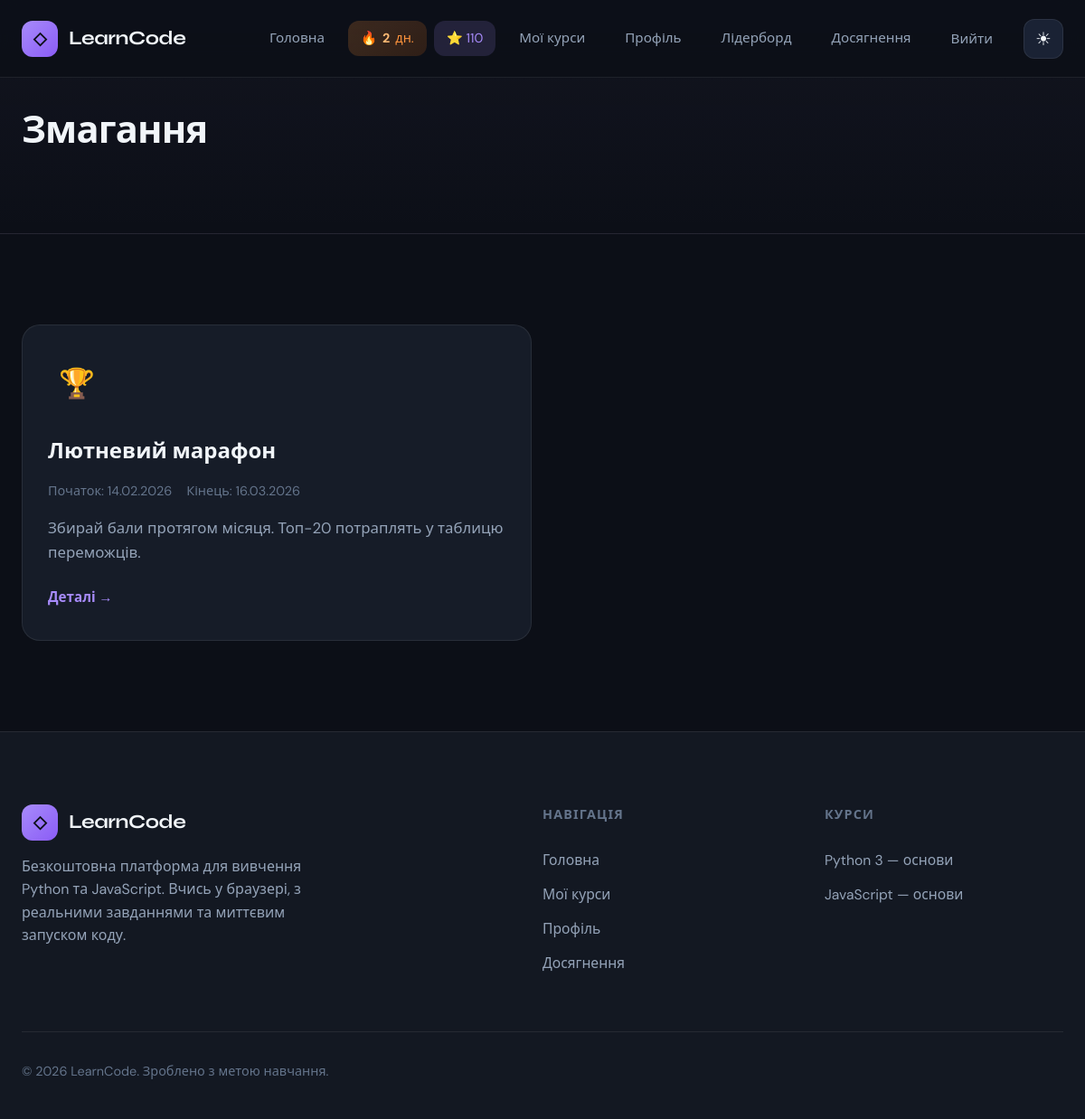
The page /competitions/ (signed in) on the database its author committed.
### courses/models.py (models this page shows, shortened)
class Competition(models.Model):
    name = models.CharField('Назва', max_length=200)
    slug = models.SlugField(unique=True)
    description = models.TextField('Опис', blank=True)
    start_at = models.DateTimeField('Початок')
    end_at = models.DateTimeField('Кінець')
    is_active = models.BooleanField('Активне', default=True)
    created_at = models.DateTimeField(auto_now_add=True)
    class Meta:
        verbose_name = 'Змагання'
        verbose_name_plural = 'Змагання'

class Course(models.Model):
    LANG_CHOICES = [
        ('python', 'Python'),
        ('javascript', 'JavaScript'),
    ]
    title = models.CharField('Назва', max_length=200)
    slug = models.SlugField(unique=True)
    language = models.CharField('Мова', max_length=20, choices=LANG_CHOICES)
    short_description = models.CharField('Короткий опис', max_length=300)
    description = models.TextField('Опис')
    duration_hours = models.PositiveIntegerField('Тривалість (год)', default=24)
    level = models.CharField('Рівень', max_length=50, default='Початковий')
    order = models.PositiveIntegerField('Порядок', default=0)
    icon = models.CharField('Іконка/емодзі', max_length=10, default='🐍')
    color = models.CharField('Колір (hex)', max_length=7, default='#3776ab')  # Python blue / JS yellow
    is_published = models.BooleanField('Опубліковано', default=True)
    created_at = models.DateTimeField(auto_now_add=True)
    class Meta:
        ordering = ['order', 'title']
        verbose_name = 'Курс'
        verbose_name_plural = 'Курси'

### courses/views.py (the view)
# urls.py: path('competitions/', views.competition_list, name='competition_list'),
@login_required
def competition_list(request):
    now = timezone.now()
    competitions = Competition.objects.filter(is_active=True).order_by('-start_at')
    return render(request, 'courses/competition_list.html', {'competitions': competitions, 'now': now})

### courses/context_processors.py (called while the page is built)
def courses_list(request):
    return {
        'courses_list': Course.objects.filter(is_published=True).order_by('order')[:5],
    }

def user_profile(request):
    if not request.user.is_authenticated:
        return {'user_streak': 0, 'user_points': 0}
    try:
        profile = GameProfile.objects.get(user=request.user)
        return {'user_streak': profile.streak_days, 'user_points': profile.points}
    except GameProfile.DoesNotExist:
        return {'user_streak': 0, 'user_points': 0}

### templates/courses/competition_list.html (shortened to what this page needs)
{% extends 'base.html' %}
{% block content %}
<section class="page-hero">
  <div class="container">
    <h1>Змагання</h1>
  </div>
</section>
<section class="section">
  <div class="container">
    <div class="courses-grid">
      {% for comp in competitions %}
      <a href="{% url 'competition_detail' slug=comp.slug %}" class="course-card reveal">
        <div class="course-card-icon">🏆</div>
        <h3>{{ comp.name }}</h3>
        <div class="course-card-meta">
          <span>Початок: {{ comp.start_at|date:"d.m.Y" }}</span>
          <span>Кінець: {{ comp.end_at|date:"d.m.Y" }}</span>
        </div>
        <p>{{ comp.description|default:""|truncatewords:20 }}</p>
        <span class="card-link">Деталі →</span>
      </a>
      {% empty %}
      <p class="reveal" style="grid-column: 1/-1; color: var(--text-secondary);">Найближчим часом з’являться нові змагання.</p>
      {% endfor %}
    </div>
  </div>
</section>
{% endblock %}

### templates/base.html (shortened to what this page needs)
{% load static %}
<!DOCTYPE html>
<html lang="uk" data-theme="dark">
<head>
  <link rel="stylesheet" href="{% static 'css/main.css' %}">
</head>
<body>
  <header class="site-header" id="site-header">
    <div class="container header-inner">
      <a href="{% url 'home' %}" class="logo">
        <span class="logo-icon">◇</span>
        <span class="logo-text">LearnCode</span>
      </a>
      <nav class="nav" id="nav">
        <a href="{% url 'home' %}">Головна</a>
        {% if user.is_authenticated %}
        <span class="header-streak" title="Вогник: дні навчання поспіль">🔥 <strong>{{ user_streak }}</strong> дн.</span>
        <span class="header-points" title="Нараховані бали">⭐ {{ user_points }}</span>
        <a href="{% url 'course_list' %}">Мої курси</a>
        <a href="{% url 'dashboard' %}">Профіль</a>
        <a href="{% url 'leaderboard' %}">Лідерборд</a>
        <a href="{% url 'achievements_list' %}">Досягнення</a>
        <form method="post" action="{% url 'logout' %}" class="nav-logout-form">
          <button type="submit" class="nav-logout-btn">Вийти</button>
        </form>
        {% else %}
        <a href="{% url 'login' %}">Увійти</a>
        <a href="{% url 'register' %}">Реєстрація</a>
        {% endif %}
        <button type="button" class="theme-toggle" id="theme-toggle" aria-label="Світлий режим">
          <span class="theme-icon theme-icon-sun" aria-hidden="true">☀</span>
        </button>
      </nav>
    </div>
  </header>
  <main class="main-content">
    {% block content %}{% endblock %}
  </main>
  <footer class="site-footer">
    <div class="container">
      <div class="footer-grid">
        <div class="footer-brand">
          <a href="{% url 'home' %}" class="logo">
            <span class="logo-icon">◇</span>
            <span class="logo-text">LearnCode</span>
          </a>
          <p>Безкоштовна платформа для вивчення Python та JavaScript. Вчись у браузері, з реальними завданнями та миттєвим запуском коду.</p>
        </div>
        <div class="footer-col">
          <h4>Навігація</h4>
          <ul>
            <li><a href="{% url 'home' %}">Головна</a></li>
            {% if user.is_authenticated %}
            <li><a href="{% url 'course_list' %}">Мої курси</a></li>
            <li><a href="{% url 'dashboard' %}">Профіль</a></li>
            <li><a href="{% url 'achievements_list' %}">Досягнення</a></li>
            {% else %}
            <li><a href="{% url 'login' %}">Увійти</a></li>
            <li><a href="{% url 'register' %}">Реєстрація</a></li>
            {% endif %}
          </ul>
        </div>
        <div class="footer-col">
          <h4>Курси</h4>
          <ul>
            {% for c in courses_list %}
            <li><a href="{% if user.is_authenticated %}{% url 'course_detail' slug=c.slug %}{% else %}{% url 'register' %}{% endif %}">{{ c.title }}</a></li>
            {% empty %}
            <li><a href="{% url 'home' %}#courses">Python та JavaScript</a></li>
            {% endfor %}
          </ul>
        </div>
      </div>
      <div class="footer-bottom">
        <p class="footer-copy">© 2026 LearnCode. Зроблено з метою навчання.</p>
      </div>
    </div>
  </footer>
</body>
</html>

### rows shown on the page
Competition: name "Лютневий марафон", start_at "14.02.2026", end_at "16.03.2026", description "Збирай бали протягом місяця. Топ-20 потраплять у таблицю переможців."
Course: title "Python 3 — основи"
Course: title "JavaScript — основи"

### other values the page prints
{{ user_streak }} "2"
{{ user_points }} "110"
